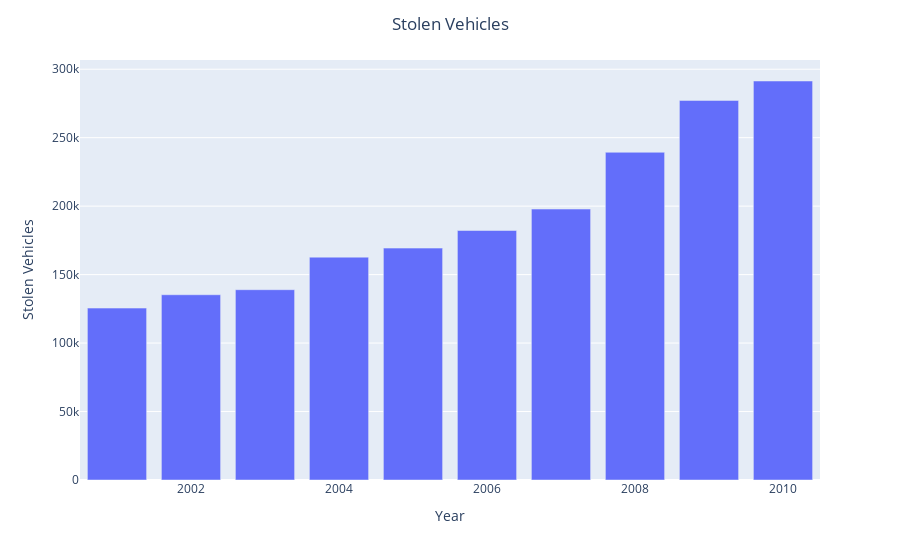

Notebook source saved alongside this figure:
### Markdown cell above
### 차량절도 연간통계

### Code cell
yr_ta = pd.DataFrame(auto_theft.groupby('Year')['Auto_Theft_Coordinated/Traced', 'Auto_Theft_Recovered', 'Auto_Theft_Stolen'].sum().reset_index())

fig = px.bar(yr_ta, x = 'Year', y = 'Auto_Theft_Stolen')
fig.update_layout(yaxis_title = 'Stolen Vehicles', title = 'Stolen Vehicles', title_x = 0.5)

fig.show()

### Figure 1 — Plotly figure (JSON) as saved in the notebook; plotly's stock layout.template omitted (floating-point values rounded to 4 significant figures)
{"data": [{"alignmentgroup": "True", "hovertemplate": "Year=%{x}<br>Auto_Theft_Stolen=%{y}<extra></extra>", "legendgroup": "", "marker": {"color": "#636efa", "pattern": {"shape": ""}}, "name": "", "offsetgroup": "", "orientation": "v", "showlegend": false, "textposition": "auto", "type": "bar", "x": [2001, 2002, 2003, 2004, 2005, 2006, 2007, 2008, 2009, 2010], "xaxis": "x", "y": [125542, 135294, 138976, 162746, 169350, 182200, 197860, 239334, 277200, 291388], "yaxis": "y"}], "layout": {"barmode": "relative", "legend": {"tracegroupgap": 0}, "margin": {"t": 60}, "title": {"text": "Stolen Vehicles", "x": 0.5}, "xaxis": {"anchor": "y", "domain": [0, 1], "title": {"text": "Year"}}, "yaxis": {"anchor": "x", "domain": [0, 1], "title": {"text": "Stolen Vehicles"}}}}
